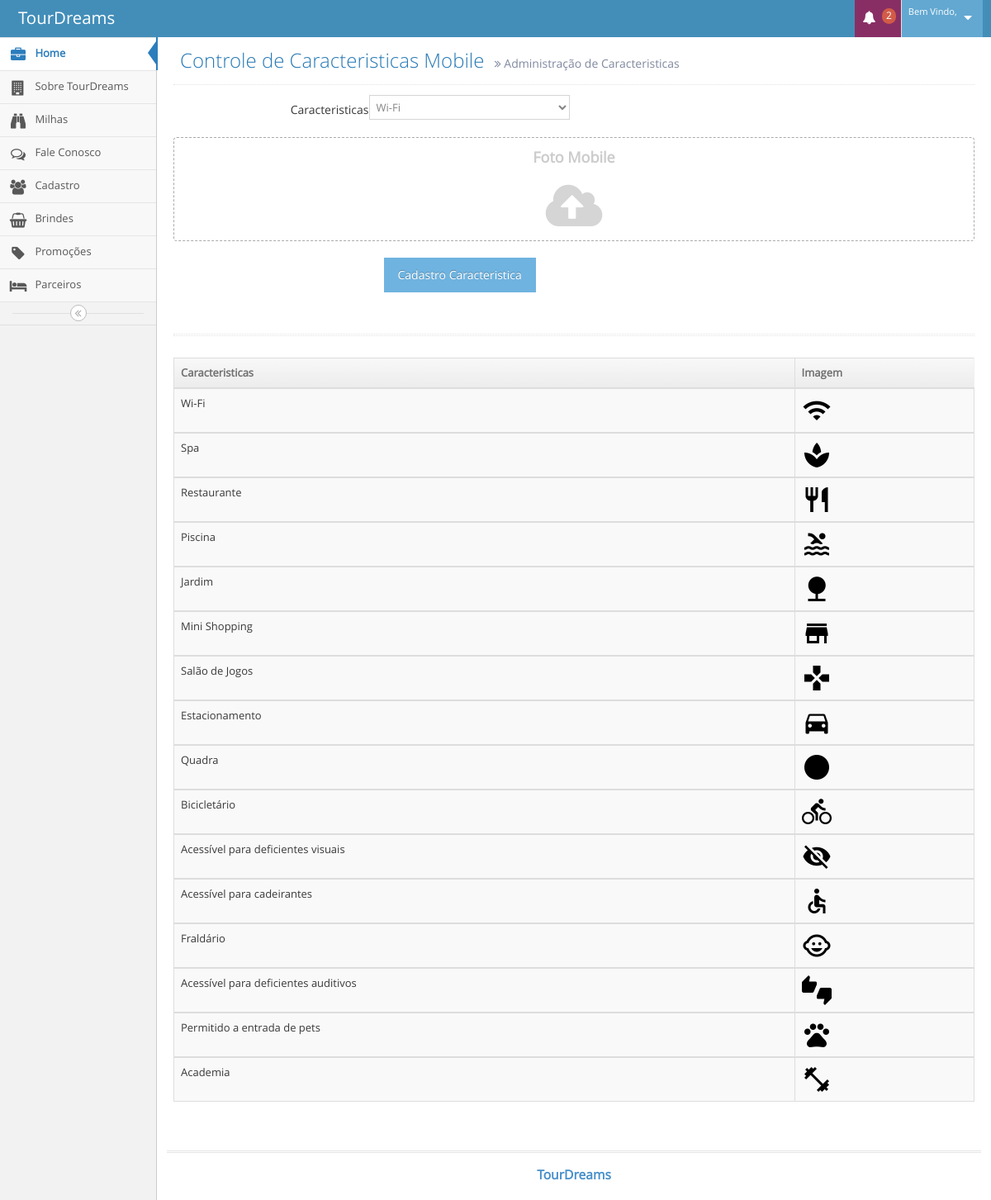
/tour_dreams/TourDreams/CMS/admCaracteristicas.php, run on the app's committed database.
### tables this page shows
CREATE TABLE `tbl_caracteristicas` (
  `id_caracteristicas` int(11) NOT NULL AUTO_INCREMENT,
  `nome_caracteristica` varchar(45) NOT NULL,
  `foto_caracteristica` varchar(200) NOT NULL,
  `foto_mobile` varchar(200) DEFAULT NULL,
  PRIMARY KEY (`id_caracteristicas`)
);

### tour_dreams/TourDreams/CMS/admCaracteristicas.php (the view, shortened to what this page needs)
<?php
	@$id_administrador = $_GET['id_administrador'];
	@$nome_administrador = $_GET['nome_administrador'];
?>
<!DOCTYPE html>
<html lang="pt-br">
	<head>
		<link rel="stylesheet" href="assets/css/bootstrap.min.css" />
		<link rel="stylesheet" href="assets/font-awesome/4.5.0/css/font-awesome.min.css" />
		<link rel="stylesheet" href="assets/css/jquery-ui.custom.min.css" />
		<link rel="stylesheet" href="assets/css/chosen.min.css" />
		<link rel="stylesheet" href="assets/css/bootstrap-datepicker3.min.css" />
		<link rel="stylesheet" href="assets/css/bootstrap-timepicker.min.css" />
		<link rel="stylesheet" href="assets/css/daterangepicker.min.css" />
		<link rel="stylesheet" href="assets/css/bootstrap-datetimepicker.min.css" />
		<link rel="stylesheet" href="assets/css/bootstrap-colorpicker.min.css" />
		<link rel="stylesheet" href="assets/css/ace.min.css" class="ace-main-stylesheet" id="main-ace-style" />
		<link rel="stylesheet" href="assets/css/ace-skins.min.css" />
		<link rel="stylesheet" href="assets/css/ace-rtl.min.css" />
	</head>
	<body class="no-skin">
		<div id="navbar" class="navbar navbar-default          ace-save-state">
			<div class="navbar-container ace-save-state" id="navbar-container">
				<div class="navbar-header pull-left">
					<a href="index.html" class="navbar-brand">
						<small>
							TourDreams
						</small>
					</a>
				</div>
				<div class="navbar-buttons navbar-header pull-right" role="navigation">
					<ul class="nav ace-nav">
						<li class="purple dropdown-modal">
							<a data-toggle="dropdown" class="dropdown-toggle" href="#">
								<i class="ace-icon fa fa-bell icon-animated-bell"></i>
								<span class="badge badge-important">2</span>
							</a>
						</li>
						<li class="light-blue dropdown-modal">
							<a data-toggle="dropdown" href="#" class="dropdown-toggle">
								<span class="user-info">
									<small>Bem Vindo,</small>
								</span>
								<i class="ace-icon fa fa-caret-down"></i>
							</a>
						</li>
					</ul>
				</div>
			</div>
		</div>
		<div class="main-container ace-save-state" id="main-container">
			<div id="sidebar" class="sidebar                  responsive                    ace-save-state">
				<ul class="nav nav-list">
					<li class="active">
						<a href="home.php?nome_administrador=<?php echo$_GET['nome_administrador'];?>&id_administrador=<?php echo$_GET['id_administrador'];?>">
							<i class="menu-icon fa fa-briefcase"></i>
							<span class="menu-text"> Home </span>
						</a>
					</li>
					<li class="">
						<a href="admSobre.php?nome_administrador=<?php echo$_GET['nome_administrador'];?>&id_administrador=<?php echo$_GET['id_administrador'];?>">
							<i class="menu-icon fa fa-building"></i>
							<span class="menu-text">  Sobre TourDreams </span>
						</a>
					</li>
					<li class="">
						<a href="admMilhas.php?nome_administrador=<?php echo$_GET['nome_administrador'];?>&id_administrador=<?php echo$_GET['id_administrador'];?>">
							<i class="menu-icon fa fa-binoculars"></i>
							<span class="menu-text"> Milhas </span>
						</a>
					</li>
					<li class="">
						<a href="admFale.php?nome_administrador=<?php echo$_GET['nome_administrador'];?>&id_administrador=<?php echo$_GET['id_administrador'];?>">
							<i class="menu-icon fa fa-comments-o"></i>
							<span class="menu-text"> Fale Conosco </span>
						</a>
					</li>
					<li class="">
						<a href="admUser.php?nome_administrador=<?php echo$_GET['nome_administrador'];?>&id_administrador=<?php echo$_GET['id_administrador'];?>">
							<i class="menu-icon fa fa-users"></i>
							<span class="menu-text"> Cadastro </span>
						</a>
					</li>
					<li class="">
						<a href="admBrindes.php?nome_administrador=<?php echo$_GET['nome_administrador'];?>&id_administrador=<?php echo$_GET['id_administrador'];?>">
							<i class="menu-icon fa fa-shopping-basket"></i>
							<span class="menu-text"> Brindes </span>
						</a>
					</li>
					<li class="">
						<a href="admPromocoes.php?nome_administrador=<?php echo$_GET['nome_administrador'];?>&id_administrador=<?php echo$_GET['id_administrador'];?>">
							<i class="menu-icon fa fa-tag"></i>
							<span class="menu-text"> Promoções </span>
						</a>
					</li>
					<li class="">
						<a href="parceiros.php?nome_administrador=<?php echo$_GET['nome_administrador'];?>&id_administrador=<?php echo$_GET['id_administrador'];?>">
							<i class="menu-icon fa fa-bed"></i>
							<span class="menu-text"> Parceiros </span>
						</a>
					</li>
				</ul>
				<div class="sidebar-toggle sidebar-collapse" id="sidebar-collapse">
					<i id="sidebar-toggle-icon" class="ace-icon fa fa-angle-double-left ace-save-state" data-icon1="ace-icon fa fa-angle-double-left" data-icon2="ace-icon fa fa-angle-double-right"></i>
				</div>
			</div>
			<div class="main-content">
				<div class="main-content-inner">
					<div class="page-content">
						<div class="page-header">
							<h1>
								Controle de Caracteristicas Mobile
								<small>
									<i class="ace-icon fa fa-angle-double-right"></i>
									Administração de Caracteristicas
								</small>
							</h1>
						</div>
						<div class="row">
							<div class="col-xs-12">
								<form class="form-horizontal" role="form" action="admCaracteristicas.php?nome_administrador=<?php echo($nome_administrador);?>&id_administrador=<?php echo($id_administrador);?>"  name="frmCaracteristica" method="post" enctype="multipart/form-data">
									<div class="form-group">
										<label class="col-sm-3 control-label no-padding-right" for="form-field-1">  Caracteristicas </label>
									<select name ="selectCaracteristicas">
											<?php
											$sql = "select * from tbl_caracteristicas where id_caracteristicas > 0";
												?>
											<?php
												$select = mysql_query($sql);
												while($rs = mysql_fetch_array($select)){
											?>
												<option value="<?php echo($rs['id_caracteristicas']);?>"><?php echo($rs['nome_caracteristica']);?></option>
											<?php
												}
											?>
									</select>
									</div>
									<div class="space-4"></div>
									<div class="form-group">
										<div class="col-xs-12">
										</div>
									</div>
									<div class="clearfix form-actions">
										<div class="col-md-offset-3 col-md-9">
											<input class="btn btn-info" type="submit" name="btn_cadastro_caracteristica" value="Cadastro Caracteristica">
										</div>
									</div>
								</form>
							</div>
						</div>
					</div>
					<div class="page-content">
						<div class="row">
							<div class="col-xs-12">
								<div class="hr hr-18 dotted hr-double"></div>
								<div class="row">
									<div class="col-xs-12">
										<div class="clearfix">
										</div>
										<div>
											<table id="dynamic-table" class="table table-striped table-bordered table-hover">
												<thead>
													<tr>
														<th>Caracteristicas</th>
														<th>Imagem</th>
													</tr>
												</thead>
												<?php
												$sql = "select * from tbl_caracteristicas";
												$select = mysql_query($sql);
												while($rs = mysql_fetch_array($select)){
												?>
												<tbody>
													<tr>
														<td>
															<?php echo($rs['nome_caracteristica']);?>
														</td>
														<td><?php echo "<img class = 'imagem_tbl' src='Fotos_Mobile/".$rs['foto_mobile']."'>"?></td>
													</tr>
													<?php
														}
													?>
												</tbody>
											</table>
										</div>
									</div>
								</div>
							</div>
						</div>
					</div>
				</div>
			</div>
			<div class="footer">
				<div class="footer-inner">
					<div class="footer-content">
						<span class="bigger-120">
							<span class="blue bolder">TourDreams</span>
						</span>
					</div>
				</div>
			</div>
		</div>
	</body>
</html>

### data on the page
tbl_caracteristicas: nome_caracteristica "Wi-Fi", foto_mobile (picture)
tbl_caracteristicas: nome_caracteristica "Spa", foto_mobile (picture)
tbl_caracteristicas: nome_caracteristica "Restaurante", foto_mobile (picture)
tbl_caracteristicas: nome_caracteristica "Piscina", foto_mobile (picture)
tbl_caracteristicas: nome_caracteristica "Jardim", foto_mobile (picture)
tbl_caracteristicas: nome_caracteristica "Mini Shopping", foto_mobile (picture)
tbl_caracteristicas: nome_caracteristica "Salão de Jogos", foto_mobile (picture)
tbl_caracteristicas: nome_caracteristica "Estacionamento", foto_mobile (picture)
tbl_caracteristicas: nome_caracteristica "Quadra", foto_mobile (picture)
tbl_caracteristicas: nome_caracteristica "Bicicletário", foto_mobile (picture)
tbl_caracteristicas: nome_caracteristica "Acessível para deficientes visuais", foto_mobile (picture)
tbl_caracteristicas: nome_caracteristica "Acessível para cadeirantes", foto_mobile (picture)
tbl_caracteristicas: nome_caracteristica "Fraldário", foto_mobile (picture)
tbl_caracteristicas: nome_caracteristica "Acessível para deficientes auditivos", foto_mobile (picture)
tbl_caracteristicas: nome_caracteristica "Permitido a entrada de pets", foto_mobile (picture)
tbl_caracteristicas: nome_caracteristica "Academia", foto_mobile (picture)

### other printed values
form field selectCaracteristicas "Wi-Fi"
